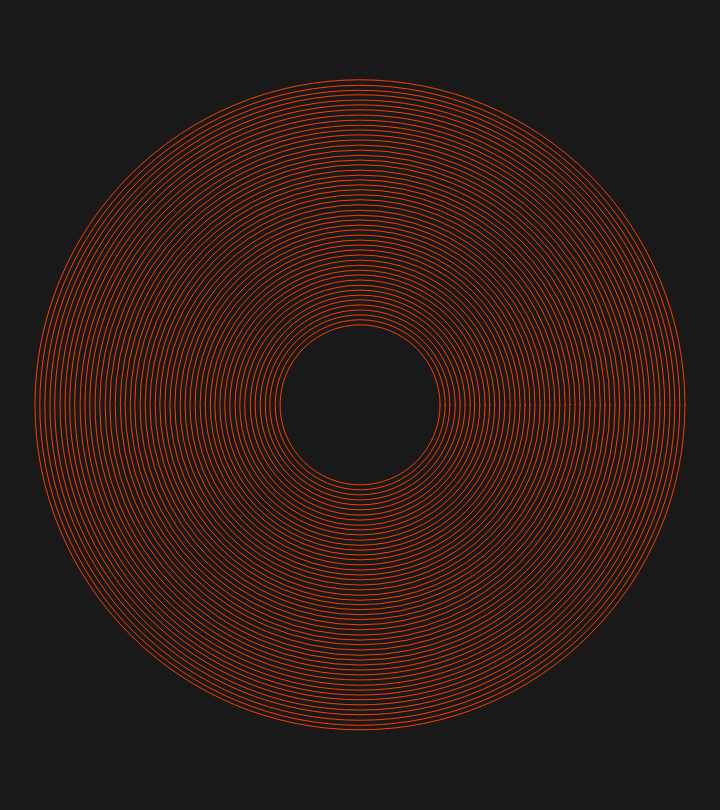
Frame 1 (no input)
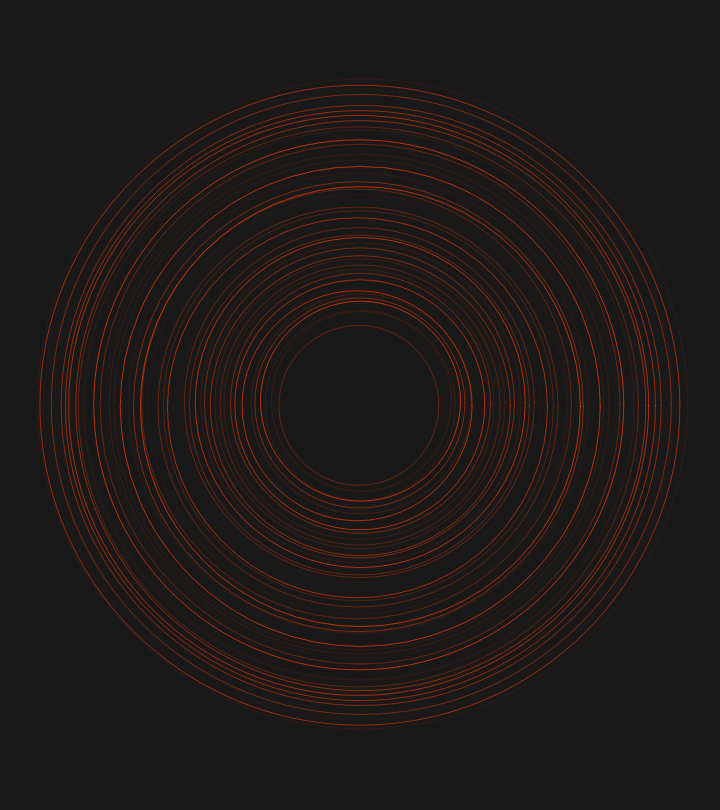
Frame 60 (no input)
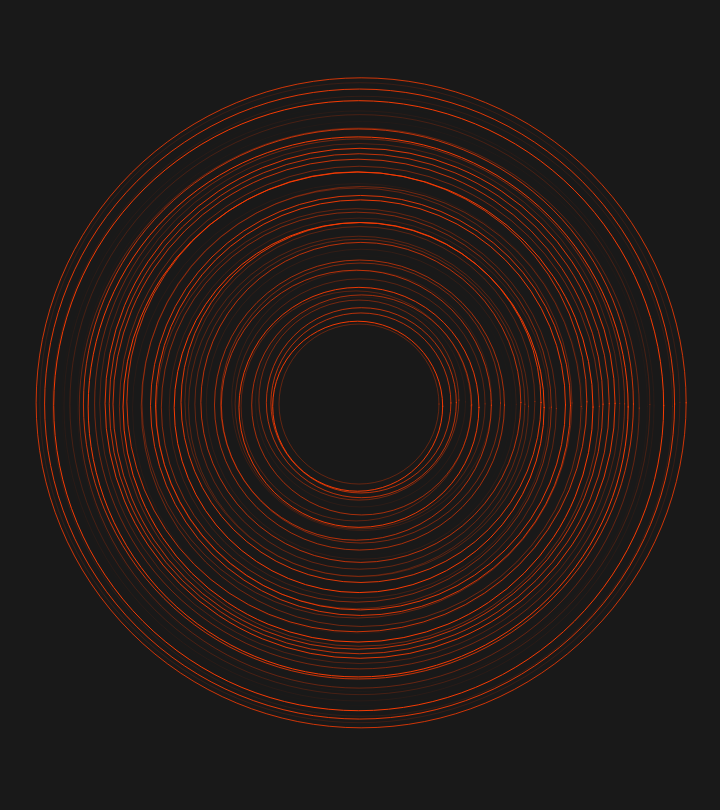
Frame 120 (the mouse pressed at the canvas centre since frame 60)

The p5.js sketch that drew these frames (run headless with seeded random() and noise() and a simulated clock; from frame 60 on, the mouse is pressed at the canvas centre):

// p5.js sketch
// ── sketch.js
var ring = [];
var newSize = 650;

function setup() {
createCanvas(720,810);
for (var i = 0; i < 50; i++) {
  var r = new Rings(width / 2,height / 2, newSize, random(1,5));
  ring.push(r);
  newSize -= 10;
  }
}

function draw() {
background(25);
for (var i = 0; i < ring.length; i++) {
  ring[i].display();
  }

}

// ── rings.js


function Rings(x,y,size, f) {
  this.pos = createVector(x,y);
  this.sizeX = size;
  this.sizeY = size;
  this.fillAmt1 = 255;
  this.fillAmt2 = 0;
  this.fillFactor = f;
  this.r = 255;
  this.g = 61;
  this.b = 3;



  this.display = function () {
    noFill();
    this.pos.x += random(-0.3,0.3);
    this.pos.y += random(-0.3,0.3);

    if (this.fillAmt1 > 0) {
      this.fillAmt1 -= this.fillFactor;
      stroke(this.r, this.g, this.b, this.fillAmt1);
    } else if (this.fillAmt1 <= 0) {
      stroke(this.r, this.g, this.b, this.fillAmt2);
      this.fillAmt2 += this.fillFactor;
    }  if (this.fillAmt2 > 255) {
      this.fillAmt1 = 255;
      stroke(this.r, this.g, this.b, this.fillAmt1);
      this.fillAmt2 = 0;
    }
    ellipse(this.pos.x, this.pos.y, this.sizeX,this.sizeY)

  }
}
